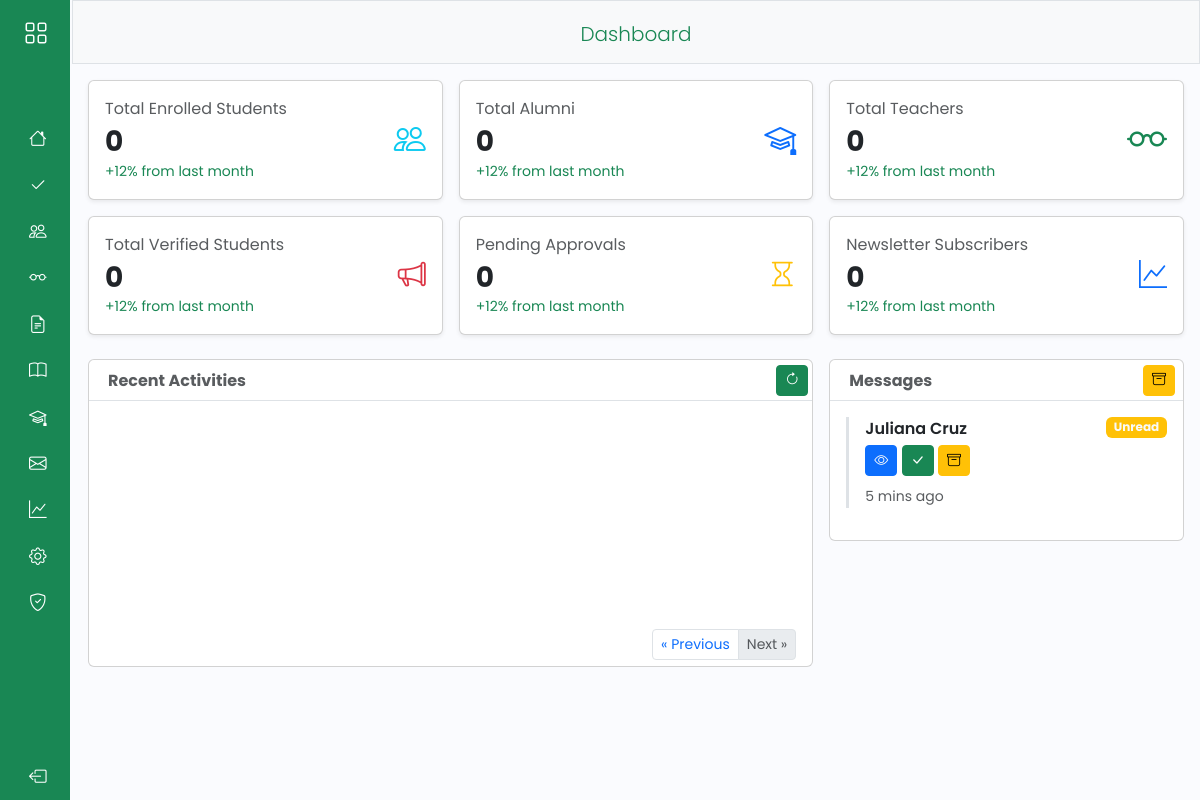
The app's page /public/admin/AdminDashboard.php?page-nr=2, older data.
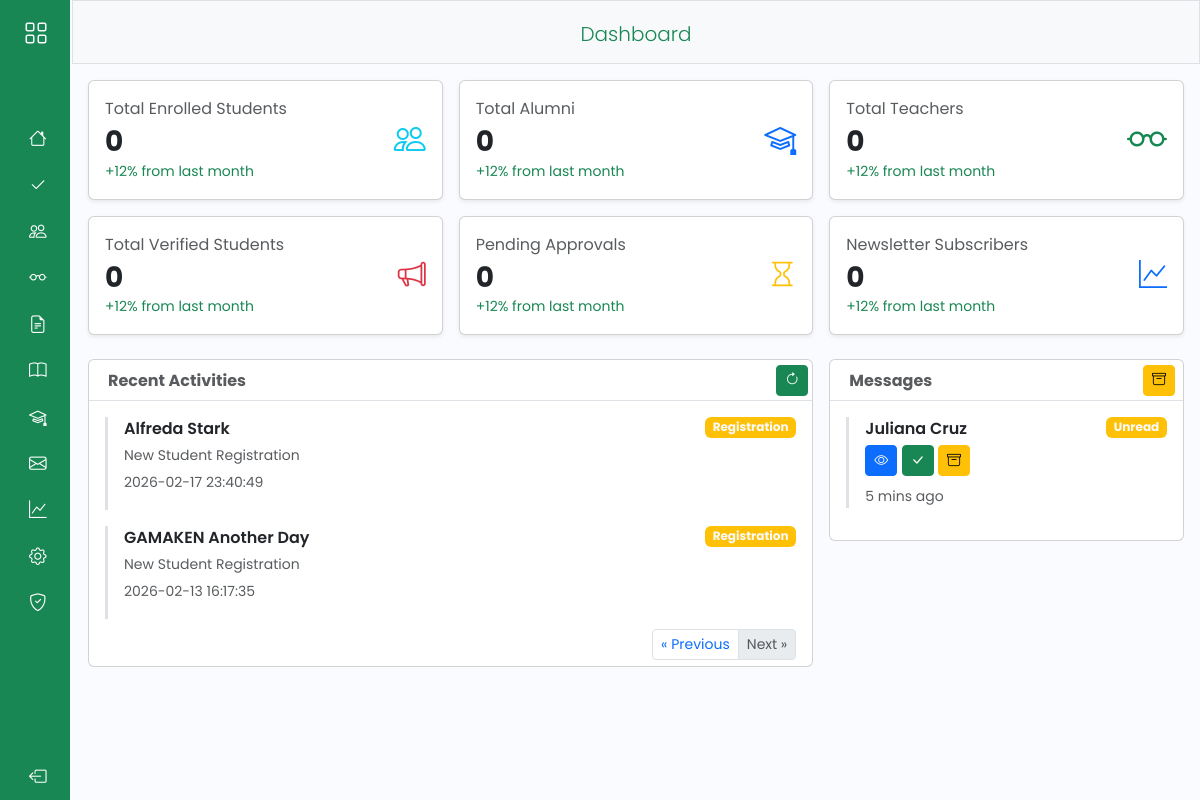
The same page, newer data.
### tables this page shows
CREATE TABLE `logs` (
  `log_id` int NOT NULL,
  `student_id` int DEFAULT NULL,
  `log_owner` varchar(25) NOT NULL,
  `log_description` varchar(255) NOT NULL,
  `log_type` varchar(25) NOT NULL,
  `log_date` datetime NOT NULL DEFAULT CURRENT_TIMESTAMP
);

### api/recentActivities.php (called while the page is built, shortened)
<?php
include __DIR__ . '/../includes/db_connect.php';
$start = 0;
$rows_per_page = 49;
$totalLogs = $conn->prepare("SELECT COUNT(*) FROM logs");
$totalLogs->execute();
$totalLogs->bind_result($number_of_logs);
$pages = ceil($number_of_logs / $rows_per_page);
if (isset($_GET['page-nr'])) {
    $page = $_GET['page-nr'] - 1;
    $start = $page * $rows_per_page;
}
$stmt = $conn->prepare("SELECT log_owner, log_description, log_type, log_date FROM logs ORDER BY log_date DESC LIMIT ?, ?");
$stmt->bind_param("ii", $start, $rows_per_page);
$stmt->execute();
$result = $stmt->get_result();

### public/admin/components/LogsCard.php (the view, shortened to what this page needs)
<div class="col-lg-8">
    <div class="card col-12" style="height: 38.5vh;">
        <div class="d-flex align-items-center justify-content-between border-bottom">
            <p class="text-muted fw-bold" style="transform: translate(19px,8.5px);">Recent Activities</p>
            <button class="btn btn-sm btn-success me-1" onclick="location.reload()">
                <i class="bi bi-arrow-clockwise"></i>
            </button>
        </div>
        <div class="card-body overflow-y-scroll">
            <?php while ($row = $result->fetch_assoc()) {
                $statusColor = 'secondary';
                if ($row['log_type'] === 'Registration') {
                    $statusColor = 'warning';
                } elseif ($row['log_type'] === 'Verified') {
                    $statusColor = 'success';
                } elseif ($row['log_type'] === 'Subscription') {
                    $statusColor = 'primary';
                } elseif ($row['log_type'] === 'Rejected') {
                    $statusColor = 'danger';
                }
            ?>
                <div class="activity-item mb-3 pb-3 border-start border-3">
                    <div class="d-flex justify-content-between align-items-start ps-3">
                        <div>
                            <p class="mb-1 fw-semibold"><?= $row['log_owner'] ?></p>
                            <p class="mb-1 text-muted small"><?= $row['log_description'] ?></p>
                            <small class="text-muted"><?= $row['log_date'] ?></small>
                        </div>
                        <span class="badge text-bg-<?= $statusColor ?> text-light"><?= $row['log_type'] ?></span>
                    </div>
                </div>
            <?php  } ?>
        </div>
        <div class="ms-auto pe-3" style="transform: translate(0px, 10px)">
            <ul class="pagination pagination-sm">
                <?php if (isset($_GET['page-nr']) && $_GET['page-nr'] > 1) { ?>
                    <li class="page-item">
                        <a class="page-link" href="?page-nr=<?= $_GET['page-nr'] - 1 ?>" aria-label="Previous">
                            <span aria-hidden="true">&laquo; Previous</span>
                        </a>
                    </li>
                <?php } ?>
                <?php if (!isset($_GET['page-nr'])) { ?>
                    <li class="page-item">
                        <a class="page-link" href="?page-nr=2" aria-label="Next">
                            <span aria-hidden="true">Next &raquo;</span>
                        </a>
                    </li>
                <?php } else { ?>
                    <?php if ($_GET['page-nr'] >= $pages) { ?>
                        <li class="page-item">
                            <a class="page-link disabled" href="" aria-label="Next">
                                <span aria-hidden="true">Next &raquo;</span>
                            </a>
                        </li>
                    <?php } ?>
                <?php } ?>
            </ul>
        </div>
    </div>
</div>

### public/admin/AdminDashboard.php (shortened to what this page needs)
<?php
include __DIR__ . '/../../api/recentActivities.php';
?>
<!DOCTYPE html>
<html lang="en">
<head>
    <link rel="stylesheet" href="https://cdn.jsdelivr.net/npm/bootstrap-icons@1.13.1/font/bootstrap-icons.min.css">
    <link href="https://cdn.jsdelivr.net/npm/bootstrap@5.3.8/dist/css/bootstrap.min.css" rel="stylesheet">
    <link rel="stylesheet" href="./components/sidebar.css">
</head>
<body>
    <div class="toast-container position-fixed bottom-0 end-0 p-3">
    </div>
    <div class="wrapper">
        <?php
        include __DIR__ . '/components/sidebar.php';
        ?>
        <div class="main ms-5 ps-4">
            <nav class="navbar navbar-expand-lg bg-light border border-bottom">
                <div class="container-fluid justify-content-center" style="transform: translate(0px, 10px);">
                    <p class="text-success lead">Dashboard</p>
                </div>
            </nav>
            <div class="p-3">
                <?php
                include __DIR__ . '/components/statisticsCards.php';
                ?>
                <div class="row g-3">
                    <?php
                    include __DIR__ . '/components/LogsCard.php';
                    ?>
                    <?php
                    include __DIR__ . '/components/MessagesCard.php';
                    ?>
                </div>
            </div>
        </div>
    </div>
</body>
</html>

### public/admin/components/sidebar.php (shortened to what this page needs)
<aside id="sidebar" style="position: fixed; height:100vh;">
    <div class="d-flex">
        <button id="toggle-btn">
            <i class="bi bi-grid"></i>
        </button>
    </div>
    <ul class="sidebar-nav">
        <li class="navbar-item">
            <a href="/Modern Student Portal/public/admin/AdminDashboard.php" class="sidebar-link">
                <i class="bi bi-house"></i>
            </a>
        </li>
        <li class="navbar-item">
            <a href="/Modern Student Portal/public/admin/Pages/VerifyUsers.php" class="sidebar-link">
                <i class="bi bi-check2"></i>
            </a>
        </li>
        <li class="navbar-item">
            <a href="/Modern Student Portal/public/admin/Pages/UserManagement.php" class="sidebar-link">
                <i class="bi bi-people"></i>
            </a>
        </li>
        <li class="navbar-item">
            <a href="#" class="sidebar-link">
                <i class="bi bi-eyeglasses"></i>
            </a>
        </li>
        <li class="navbar-item">
            <a href="#" class="sidebar-link">
                <i class="bi bi-file-earmark-text"></i>
            </a>
        </li>
        <li class="navbar-item">
            <a href="#" class="sidebar-link">
                <i class="bi bi-book"></i>
            </a>
        </li>
        <li class="navbar-item">
            <a href="#" class="sidebar-link">
                <i class="bi bi-mortarboard"></i>
            </a>
        </li>
        <li class="navbar-item">
            <a href="#" class="sidebar-link">
                <i class="bi bi-envelope"></i>
            </a>
        </li>
        <li class="navbar-item">
            <a href="#" class="sidebar-link">
                <i class="bi bi-graph-up"></i>
            </a>
        </li>
        <li class="navbar-item">
            <a href="#" class="sidebar-link">
                <i class="bi bi-gear"></i>
            </a>
        </li>
        <li class="navbar-item">
            <a href="#" class="sidebar-link">
                <i class="bi bi-shield-check"></i>
            </a>
        </li>
    </ul>
    <div class="sidebar-footer">
        <a href="#" class="sidebar-link">
            <i class="bi bi-box-arrow-left"></i>
        </a>
    </div>
</aside>

### public/admin/components/statisticsCards.php
<div class="row g-3 mb-4">
    <div class="col-md-6 col-lg-4">
        <div class="card shadow-sm">
            <div class="card-body">
                <div class="d-flex justify-content-between align-items-center">
                    <div>
                        <p class="text-muted mb-1">Total Enrolled Students</p>
                        <h3 class="mb-0 fw-bold" id="totalEnrolledStudents">0</h3>
                        <small class="text-success">+12% from last month</small>
                    </div>
                    <div class="stat-icon text-info">
                        <i class="bi bi-people h2"></i>
                    </div>
                </div>
            </div>
        </div>
    </div>
    <div class="col-md-6 col-lg-4">
        <div class="card shadow-sm">
            <div class="card-body">
                <div class="d-flex justify-content-between align-items-center">
                    <div>
                        <p class="text-muted mb-1">Total Alumni</p>
                        <h3 class="mb-0 fw-bold" id="TotalAlumni">0</h3>
                        <small class="text-success">+12% from last month</small>
                    </div>
                    <div class="stat-icon bg-opacity-10 text-primary">
                        <i class="bi bi-mortarboard h2"></i>
                    </div>
                </div>
            </div>
        </div>
    </div>
    <div class="col-md-6 col-lg-4">
        <div class="card shadow-sm">
            <div class="card-body">
                <div class="d-flex justify-content-between align-items-center">
                    <div>
                        <p class="text-muted mb-1">Total Teachers</p>
                        <h3 class="mb-0 fw-bold">0</h3>
                        <small class="text-success">+12% from last month</small>
                    </div>
                    <div class="stat-icon text-success">
                        <i class="bi bi-eyeglasses h1"></i>
                    </div>
                </div>
            </div>
        </div>
    </div>
    <div class="col-md-6 col-lg-4">
        <div class="card shadow-sm">
            <div class="card-body">
                <div class="d-flex justify-content-between align-items-center">
                    <div>
                        <p class="text-muted mb-1">Total Verified Students</p>
                        <h3 class="mb-0 fw-bold" id="totalVerifiedStudents">0</h3>
                        <small class="text-success">+12% from last month</small>
                    </div>
                    <div class="stat-icon text-danger">
                        <i class="bi bi-megaphone h3"></i>
                    </div>
                </div>
            </div>
        </div>
    </div>
    <div class="col-md-6 col-lg-4">
        <div class="card shadow-sm">
            <div class="card-body">
                <div class="d-flex justify-content-between align-items-center">
                    <div>
                        <p class="text-muted mb-1">Pending Approvals</p>
                        <h3 class="mb-0 fw-bold" id="pendingRegistrations">0</h3>
                        <small class="text-success">+12% from last month</small>
                    </div>
                    <div class="stat-icon bg-opacity-10 text-warning">
                        <i class="bi bi-hourglass h3"></i>
                    </div>
                </div>
            </div>
        </div>
    </div>
    <div class="col-md-6 col-lg-4">
        <div class="card shadow-sm">
            <div class="card-body">
                <div class="d-flex justify-content-between align-items-center">
                    <div>
                        <p class="text-muted mb-1">Newsletter Subscribers</p>
                        <h3 class="mb-0 fw-bold" id="newsLetterSubscribers">0</h3>
                        <small class="text-success">+12% from last month</small>
                    </div>
                    <div class="stat-icon bg-opacity-10 text-primary">
                        <i class="bi bi-graph-up h3"></i>
                    </div>
                </div>
            </div>
        </div>
    </div>
</div>

### public/admin/components/MessagesCard.php
<div class="col-lg-4">
    <div class="card">
        <div class="d-flex border-bottom align-items-center justify-content-between
                        ">
            <p class="text-muted fw-bold" style="transform: translate(19px,8.5px);">Messages</p>
            <div class="pe-2">
                <button type="button" class="btn btn-warning btn-sm" data-bs-toggle="tooltip" data-bs-placement="right"
                    data-bs-custom-class="custom-tooltip-archive"
                    data-bs-title="Check Archive">
                    <i class="bi bi-archive"></i>
                </button>
            </div>
        </div>
        <div class="card-body">
            <div class="activity-item mb-3">
                <div class="d-flex justify-content-between align-items-start ps-3 border-start border-3">
                    <div>
                        <p class="mb-1 fw-semibold">Juliana Cruz</p>
                        <div class="mb-2">
                            <button type="button" class="btn btn-primary btn-sm" data-bs-toggle="tooltip" data-bs-placement="left"
                                data-bs-custom-class="custom-tooltip-view"
                                data-bs-title="View Message">
                                <i class="bi bi-eye text-light"></i>
                            </button>
                            <button type="button" class="btn btn-success btn-sm" data-bs-toggle="tooltip" data-bs-placement="bottom"
                                data-bs-custom-class="custom-tooltip-mark"
                                data-bs-title="Mark as Read">
                                <i class="bi bi-check-lg"></i>
                            </button>
                            <button type="button" class="btn btn-warning btn-sm" data-bs-toggle="tooltip" data-bs-placement="right"
                                data-bs-custom-class="custom-tooltip-archive"
                                data-bs-title="Archive Message">
                                <i class="bi bi-archive"></i>
                            </button>
                        </div>
                        <small class="text-muted">5 mins ago</small>
                    </div>
                    <span class="badge text-bg-warning text-light">Unread</span>
                </div>
            </div>
        </div>
    </div>
</div>

### public/admin/components/sidebar.css (style rules this page uses)
a { text-decoration: none; }
li { list-style: none; }
body { font-family: 'Poppins', sans-serif; }
.wrapper { display: flex; }
.main { min-height: 100vh; width: 100%; overflow: hidden; transition: all 0.35s ease-in-out; background-color: #fafbfe; }
#sidebar { width: 70px; min-width: 70px; z-index: 1000; transition: all .25s ease-in-out; display: flex; flex-direction: column; background-color: #198754; }
#toggle-btn { background-color: transparent; cursor: pointer; border: 0; padding: 1rem 1.5rem; }
#toggle-btn i { font-size: 1.5rem; color: #fff; }
.sidebar-nav { padding: 3rem 0; flex: 1 1 auto; }
a.sidebar-link { padding: .625rem 1.625rem; color: #FFF; display: block; font-size: 0.9rem; white-space: nowrap; border-left: 3px solid transparent; }
.sidebar-link i { font-size: 1.1rem; margin-right: .75rem; }

Row changes from the older to the newer data that the page shows:
now on this page (row edited): logs: log_owner "Alfreda Stark", log_description "New Student Registration", log_date "2026-02-17 23:40:49", log_type "Registration"
now on this page (row edited): logs: log_owner "GAMAKEN Another Day", log_description "New Student Registration", log_date "2026-02-13 16:17:35", log_type "Registration"
